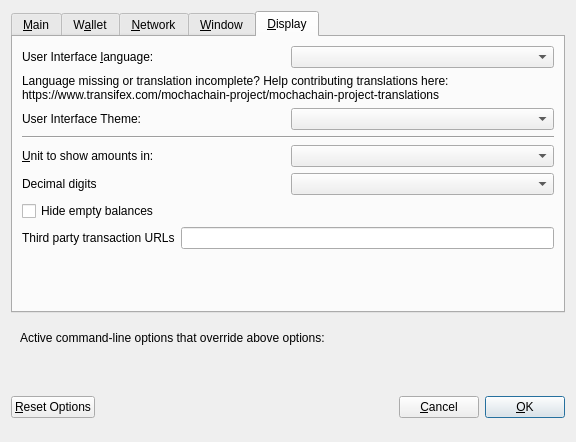
<?xml version="1.0" encoding="UTF-8"?>
<ui version="4.0">
 <class>OptionsDialog</class>
 <widget class="QDialog" name="OptionsDialog">
  <property name="geometry">
   <rect>
    <x>0</x>
    <y>0</y>
    <width>576</width>
    <height>442</height>
   </rect>
  </property>
  <property name="windowTitle">
   <string>Options</string>
  </property>
  <property name="modal">
   <bool>true</bool>
  </property>
  <layout class="QVBoxLayout" name="verticalLayout">
   <item>
    <widget class="QTabWidget" name="tabWidget">
     <property name="currentIndex">
      <number>4</number>
     </property>
     <widget class="QWidget" name="tabMain">
      <attribute name="title">
       <string>&amp;Main</string>
      </attribute>
      <layout class="QVBoxLayout" name="verticalLayout_Main">
       <item>
        <widget class="QCheckBox" name="bitcoinAtStartup">
         <property name="toolTip">
          <string>Automatically start MochaChain after logging in to the system.</string>
         </property>
         <property name="text">
          <string>&amp;Start MochaChain on system login</string>
         </property>
        </widget>
       </item>
       <item>
        <layout class="QHBoxLayout" name="horizontalLayout_2_Main">
         <item>
          <widget class="QLabel" name="databaseCacheLabel">
           <property name="text">
            <string>Size of &amp;database cache</string>
           </property>
           <property name="textFormat">
            <enum>Qt::PlainText</enum>
           </property>
           <property name="buddy">
            <cstring>databaseCache</cstring>
           </property>
          </widget>
         </item>
         <item>
          <widget class="QSpinBox" name="databaseCache"/>
         </item>
         <item>
          <widget class="QLabel" name="databaseCacheUnitLabel">
           <property name="text">
            <string>MB</string>
           </property>
           <property name="textFormat">
            <enum>Qt::PlainText</enum>
           </property>
          </widget>
         </item>
         <item>
          <spacer name="horizontalSpacer_2_Main">
           <property name="orientation">
            <enum>Qt::Horizontal</enum>
           </property>
           <property name="sizeHint" stdset="0">
            <size>
             <width>40</width>
             <height>20</height>
            </size>
           </property>
          </spacer>
         </item>
        </layout>
       </item>
       <item>
        <layout class="QHBoxLayout" name="horizontalLayout_3_Main">
         <item>
          <widget class="QLabel" name="threadsScriptVerifLabel">
           <property name="text">
            <string>Number of script &amp;verification threads</string>
           </property>
           <property name="textFormat">
            <enum>Qt::PlainText</enum>
           </property>
           <property name="buddy">
            <cstring>threadsScriptVerif</cstring>
           </property>
          </widget>
         </item>
         <item>
          <widget class="QSpinBox" name="threadsScriptVerif">
           <property name="toolTip">
            <string>(0 = auto, &lt;0 = leave that many cores free)</string>
           </property>
          </widget>
         </item>
         <item>
          <spacer name="horizontalSpacer_3_Main">
           <property name="orientation">
            <enum>Qt::Horizontal</enum>
           </property>
           <property name="sizeHint" stdset="0">
            <size>
             <width>40</width>
             <height>20</height>
            </size>
           </property>
          </spacer>
         </item>
        </layout>
       </item>
       <item>
        <spacer name="verticalSpacer_2">
         <property name="orientation">
          <enum>Qt::Vertical</enum>
         </property>
         <property name="sizeHint" stdset="0">
          <size>
           <width>20</width>
           <height>40</height>
          </size>
         </property>
        </spacer>
       </item>
       <item>
        <widget class="QCheckBox" name="checkBoxZeromintEnable">
         <property name="toolTip">
          <string>Enable automatic minting of MochaChain units to zMOCHA</string>
         </property>
         <property name="layoutDirection">
          <enum>Qt::LeftToRight</enum>
         </property>
         <property name="text">
          <string>Enable zMOCHA Automint</string>
         </property>
        </widget>
       </item>
       <item>
        <layout class="QHBoxLayout" name="horizontalLayout_3">
         <item>
          <widget class="QLabel" name="percentage_label">
           <property name="toolTip">
            <string>Percentage of incoming MOCHA which get automatically converted to zMOCHA via Zerocoin Protocol (min: 10%)</string>
           </property>
           <property name="text">
            <string>Percentage of autominted zMOCHA</string>
           </property>
          </widget>
         </item>
         <item>
          <widget class="QSpinBox" name="zeromintPercentage">
           <property name="minimum">
            <number>1</number>
           </property>
           <property name="maximum">
            <number>100</number>
           </property>
          </widget>
         </item>
        </layout>
       </item>
       <item>
        <layout class="QHBoxLayout" name="horizontalLayout" stretch="0,0">
         <property name="sizeConstraint">
          <enum>QLayout::SetFixedSize</enum>
         </property>
         <item>
          <widget class="QLabel" name="labelPreferredDenom">
           <property name="maximumSize">
            <size>
             <width>16777215</width>
             <height>16777215</height>
            </size>
           </property>
           <property name="toolTip">
            <string>Wait with automatic conversion to Zerocoin until enough MOCHA for this denomination is available</string>
           </property>
           <property name="text">
            <string>Preferred Automint zMOCHA Denomination</string>
           </property>
          </widget>
         </item>
         <item>
          <widget class="QComboBox" name="preferredDenom">
           <property name="maximumSize">
            <size>
             <width>16777215</width>
             <height>27</height>
            </size>
           </property>
           <property name="toolTip">
            <string>Wait with automatic conversion to Zerocoin until enough MOCHA for this denomination is available</string>
           </property>
           <property name="maxVisibleItems">
            <number>9</number>
           </property>
           <property name="maxCount">
            <number>9</number>
           </property>
          </widget>
         </item>
        </layout>
       </item>
      </layout>
     </widget>
     <widget class="QWidget" name="tabWallet">
      <attribute name="title">
       <string>W&amp;allet</string>
      </attribute>
      <layout class="QVBoxLayout" name="verticalLayout_Wallet">
       <item>
        <layout class="QHBoxLayout" name="horizontalLayout_2_Wallet">
         <item>
          <widget class="QLabel" name="labelStakeSplitThresholdText">
           <property name="text">
            <string>Stake split threshold:</string>
           </property>
          </widget>
         </item>
         <item>
          <widget class="QSpinBox" name="spinBoxStakeSplitThreshold">
           <property name="minimum">
            <number>1</number>
           </property>
           <property name="maximum">
            <number>999999</number>
           </property>
          </widget>
         </item>
        </layout>
       </item>
       <item>
        <widget class="QGroupBox" name="groupBox">
         <property name="title">
          <string>Expert</string>
         </property>
         <layout class="QVBoxLayout" name="verticalLayout_2">
          <item>
           <widget class="QCheckBox" name="coinControlFeatures">
            <property name="toolTip">
             <string>Whether to show coin control features or not.</string>
            </property>
            <property name="text">
             <string>Enable coin &amp;control features</string>
            </property>
           </widget>
          </item>
          <item>
           <widget class="QCheckBox" name="showMasternodesTab">
            <property name="toolTip">
             <string>Show additional tab listing all your masternodes in first sub-tab&lt;br/&gt;and all masternodes on the network in second sub-tab.</string>
            </property>
            <property name="text">
             <string>Show Masternodes Tab</string>
            </property>
           </widget>
          </item>
          <item>
           <widget class="QCheckBox" name="spendZeroConfChange">
            <property name="toolTip">
             <string>If you disable the spending of unconfirmed change, the change from a transaction&lt;br/&gt;cannot be used until that transaction has at least one confirmation.&lt;br/&gt;This also affects how your balance is computed.</string>
            </property>
            <property name="text">
             <string>&amp;Spend unconfirmed change</string>
            </property>
           </widget>
          </item>
         </layout>
        </widget>
       </item>
       <item>
        <spacer name="verticalSpacer_Wallet">
         <property name="orientation">
          <enum>Qt::Vertical</enum>
         </property>
         <property name="sizeHint" stdset="0">
          <size>
           <width>20</width>
           <height>40</height>
          </size>
         </property>
        </spacer>
       </item>
      </layout>
     </widget>
     <widget class="QWidget" name="tabNetwork">
      <attribute name="title">
       <string>&amp;Network</string>
      </attribute>
      <layout class="QVBoxLayout" name="verticalLayout_Network">
       <item>
        <widget class="QCheckBox" name="mapPortUpnp">
         <property name="toolTip">
          <string>Automatically open the MochaChain client port on the router. This only works when your router supports UPnP and it is enabled.</string>
         </property>
         <property name="text">
          <string>Map port using &amp;UPnP</string>
         </property>
        </widget>
       </item>
       <item>
        <widget class="QCheckBox" name="allowIncoming">
         <property name="toolTip">
          <string>Accept connections from outside</string>
         </property>
         <property name="text">
          <string>Allow incoming connections</string>
         </property>
        </widget>
       </item>
       <item>
        <widget class="QCheckBox" name="connectSocks">
         <property name="toolTip">
          <string>Connect to the MochaChain network through a SOCKS5 proxy.</string>
         </property>
         <property name="text">
          <string>&amp;Connect through SOCKS5 proxy (default proxy):</string>
         </property>
        </widget>
       </item>
       <item>
        <layout class="QHBoxLayout" name="horizontalLayout_1_Network">
         <item>
          <widget class="QLabel" name="proxyIpLabel">
           <property name="text">
            <string>Proxy &amp;IP:</string>
           </property>
           <property name="textFormat">
            <enum>Qt::PlainText</enum>
           </property>
           <property name="buddy">
            <cstring>proxyIp</cstring>
           </property>
          </widget>
         </item>
         <item>
          <widget class="QValidatedLineEdit" name="proxyIp">
           <property name="minimumSize">
            <size>
             <width>140</width>
             <height>0</height>
            </size>
           </property>
           <property name="maximumSize">
            <size>
             <width>140</width>
             <height>16777215</height>
            </size>
           </property>
           <property name="toolTip">
            <string>IP address of the proxy (e.g. IPv4: 127.0.0.1 / IPv6: ::1)</string>
           </property>
          </widget>
         </item>
         <item>
          <widget class="QLabel" name="proxyPortLabel">
           <property name="text">
            <string>&amp;Port:</string>
           </property>
           <property name="textFormat">
            <enum>Qt::PlainText</enum>
           </property>
           <property name="buddy">
            <cstring>proxyPort</cstring>
           </property>
          </widget>
         </item>
         <item>
          <widget class="QLineEdit" name="proxyPort">
           <property name="minimumSize">
            <size>
             <width>75</width>
             <height>0</height>
            </size>
           </property>
           <property name="maximumSize">
            <size>
             <width>55</width>
             <height>16777215</height>
            </size>
           </property>
           <property name="toolTip">
            <string>Port of the proxy (e.g. 9050)</string>
           </property>
          </widget>
         </item>
         <item>
          <spacer name="horizontalSpacer_1_Network">
           <property name="orientation">
            <enum>Qt::Horizontal</enum>
           </property>
           <property name="sizeHint" stdset="0">
            <size>
             <width>40</width>
             <height>20</height>
            </size>
           </property>
          </spacer>
         </item>
        </layout>
       </item>
       <item>
        <spacer name="verticalSpacer_Network">
         <property name="orientation">
          <enum>Qt::Vertical</enum>
         </property>
         <property name="sizeHint" stdset="0">
          <size>
           <width>20</width>
           <height>40</height>
          </size>
         </property>
        </spacer>
       </item>
      </layout>
     </widget>
     <widget class="QWidget" name="tabWindow">
      <attribute name="title">
       <string>&amp;Window</string>
      </attribute>
      <layout class="QVBoxLayout" name="verticalLayout_Window">
       <item>
        <widget class="QCheckBox" name="minimizeToTray">
         <property name="toolTip">
          <string>Show only a tray icon after minimizing the window.</string>
         </property>
         <property name="text">
          <string>&amp;Minimize to the tray instead of the taskbar</string>
         </property>
        </widget>
       </item>
       <item>
        <widget class="QCheckBox" name="minimizeOnClose">
         <property name="toolTip">
          <string>Minimize instead of exit the application when the window is closed. When this option is enabled, the application will be closed only after selecting Quit in the menu.</string>
         </property>
         <property name="text">
          <string>M&amp;inimize on close</string>
         </property>
        </widget>
       </item>
       <item>
        <spacer name="verticalSpacer_Window">
         <property name="orientation">
          <enum>Qt::Vertical</enum>
         </property>
         <property name="sizeHint" stdset="0">
          <size>
           <width>20</width>
           <height>40</height>
          </size>
         </property>
        </spacer>
       </item>
      </layout>
     </widget>
     <widget class="QWidget" name="tabDisplay">
      <attribute name="title">
       <string>&amp;Display</string>
      </attribute>
      <layout class="QVBoxLayout" name="verticalLayout_Display">
       <item>
        <layout class="QHBoxLayout" name="horizontalLayout_1_Display">
         <item>
          <widget class="QLabel" name="langLabel">
           <property name="text">
            <string>User Interface &amp;language:</string>
           </property>
           <property name="textFormat">
            <enum>Qt::PlainText</enum>
           </property>
           <property name="buddy">
            <cstring>lang</cstring>
           </property>
          </widget>
         </item>
         <item>
          <widget class="QValueComboBox" name="lang">
           <property name="toolTip">
            <string>The user interface language can be set here. This setting will take effect after restarting MochaChain.</string>
           </property>
          </widget>
         </item>
        </layout>
       </item>
       <item>
        <widget class="QLabel" name="label_3">
         <property name="toolTip">
          <string notr="true"/>
         </property>
         <property name="statusTip">
          <string notr="true"/>
         </property>
         <property name="whatsThis">
          <string notr="true"/>
         </property>
         <property name="accessibleName">
          <string notr="true"/>
         </property>
         <property name="text">
          <string>Language missing or translation incomplete? Help contributing translations here:
https://www.transifex.com/mochachain-project/mochachain-project-translations</string>
         </property>
         <property name="wordWrap">
          <bool>true</bool>
         </property>
         <property name="openExternalLinks">
          <bool>true</bool>
         </property>
         <property name="textInteractionFlags">
          <set>Qt::TextBrowserInteraction</set>
         </property>
        </widget>
       </item>
       <item>
        <layout class="QHBoxLayout" name="horizontalLayout_4_Display" stretch="0,0">
         <item>
          <widget class="QLabel" name="themeLabel">
           <property name="text">
            <string>User Interface Theme:</string>
           </property>
          </widget>
         </item>
         <item>
          <widget class="QValueComboBox" name="theme"/>
         </item>
        </layout>
       </item>
       <item>
        <widget class="Line" name="line">
         <property name="orientation">
          <enum>Qt::Horizontal</enum>
         </property>
        </widget>
       </item>
       <item>
        <layout class="QHBoxLayout" name="horizontalLayout_2_Display">
         <item>
          <widget class="QLabel" name="unitLabel">
           <property name="text">
            <string>&amp;Unit to show amounts in:</string>
           </property>
           <property name="textFormat">
            <enum>Qt::PlainText</enum>
           </property>
           <property name="buddy">
            <cstring>unit</cstring>
           </property>
          </widget>
         </item>
         <item>
          <widget class="QValueComboBox" name="unit">
           <property name="toolTip">
            <string>Choose the default subdivision unit to show in the interface and when sending coins.</string>
           </property>
          </widget>
         </item>
        </layout>
       </item>
       <item>
        <layout class="QHBoxLayout" name="horizontalLayout_5_Display">
         <item>
          <widget class="QLabel" name="digitsLabel">
           <property name="text">
            <string>Decimal digits</string>
           </property>
          </widget>
         </item>
         <item>
          <widget class="QValueComboBox" name="digits"/>
         </item>
        </layout>
       </item>
       <item>
        <widget class="QCheckBox" name="checkBoxHideZeroBalances">
         <property name="toolTip">
          <string>Hide empty balances</string>
         </property>
         <property name="layoutDirection">
          <enum>Qt::LeftToRight</enum>
         </property>
         <property name="text">
          <string>Hide empty balances</string>
         </property>
        </widget>
       </item>
       <item>
        <layout class="QHBoxLayout" name="horizontalLayout_3_Display">
         <item>
          <widget class="QLabel" name="thirdPartyTxUrlsLabel">
           <property name="toolTip">
            <string>Third party URLs (e.g. a block explorer) that appear in the transactions tab as context menu items. %s in the URL is replaced by transaction hash. Multiple URLs are separated by vertical bar |.</string>
           </property>
           <property name="text">
            <string>Third party transaction URLs</string>
           </property>
           <property name="buddy">
            <cstring>thirdPartyTxUrls</cstring>
           </property>
          </widget>
         </item>
         <item>
          <widget class="QLineEdit" name="thirdPartyTxUrls">
           <property name="toolTip">
            <string>Third party URLs (e.g. a block explorer) that appear in the transactions tab as context menu items. %s in the URL is replaced by transaction hash. Multiple URLs are separated by vertical bar |.</string>
           </property>
          </widget>
         </item>
        </layout>
       </item>
       <item>
        <spacer name="verticalSpacer">
         <property name="orientation">
          <enum>Qt::Vertical</enum>
         </property>
         <property name="sizeHint" stdset="0">
          <size>
           <width>20</width>
           <height>40</height>
          </size>
         </property>
        </spacer>
       </item>
      </layout>
     </widget>
    </widget>
   </item>
   <item>
    <widget class="QFrame" name="frame">
     <layout class="QVBoxLayout" name="verticalLayout_Bottom">
      <item>
       <layout class="QHBoxLayout" name="horizontalLayout_Bottom">
        <item>
         <widget class="QLabel" name="overriddenByCommandLineInfoLabel">
          <property name="text">
           <string>Active command-line options that override above options:</string>
          </property>
          <property name="textFormat">
           <enum>Qt::PlainText</enum>
          </property>
         </widget>
        </item>
        <item>
         <spacer name="horizontalSpacer_Bottom">
          <property name="orientation">
           <enum>Qt::Horizontal</enum>
          </property>
          <property name="sizeHint" stdset="0">
           <size>
            <width>40</width>
            <height>20</height>
           </size>
          </property>
         </spacer>
        </item>
       </layout>
      </item>
      <item>
       <widget class="QLabel" name="overriddenByCommandLineLabel">
        <property name="text">
         <string/>
        </property>
        <property name="textFormat">
         <enum>Qt::PlainText</enum>
        </property>
        <property name="wordWrap">
         <bool>true</bool>
        </property>
       </widget>
      </item>
     </layout>
    </widget>
   </item>
   <item>
    <layout class="QHBoxLayout" name="horizontalLayout_Buttons">
     <item>
      <widget class="QPushButton" name="resetButton">
       <property name="toolTip">
        <string>Reset all client options to default.</string>
       </property>
       <property name="text">
        <string>&amp;Reset Options</string>
       </property>
       <property name="autoDefault">
        <bool>false</bool>
       </property>
      </widget>
     </item>
     <item>
      <spacer name="horizontalSpacer_1">
       <property name="orientation">
        <enum>Qt::Horizontal</enum>
       </property>
       <property name="sizeHint" stdset="0">
        <size>
         <width>40</width>
         <height>48</height>
        </size>
       </property>
      </spacer>
     </item>
     <item>
      <widget class="QLabel" name="statusLabel">
       <property name="minimumSize">
        <size>
         <width>200</width>
         <height>0</height>
        </size>
       </property>
       <property name="font">
        <font>
         <weight>75</weight>
         <bold>true</bold>
        </font>
       </property>
       <property name="text">
        <string/>
       </property>
       <property name="textFormat">
        <enum>Qt::PlainText</enum>
       </property>
       <property name="wordWrap">
        <bool>true</bool>
       </property>
      </widget>
     </item>
     <item>
      <spacer name="horizontalSpacer_2">
       <property name="orientation">
        <enum>Qt::Horizontal</enum>
       </property>
       <property name="sizeHint" stdset="0">
        <size>
         <width>40</width>
         <height>48</height>
        </size>
       </property>
      </spacer>
     </item>
     <item>
      <widget class="QPushButton" name="cancelButton">
       <property name="text">
        <string>&amp;Cancel</string>
       </property>
       <property name="autoDefault">
        <bool>false</bool>
       </property>
      </widget>
     </item>
     <item>
      <widget class="QPushButton" name="okButton">
       <property name="text">
        <string>&amp;OK</string>
       </property>
       <property name="autoDefault">
        <bool>false</bool>
       </property>
       <property name="default">
        <bool>true</bool>
       </property>
      </widget>
     </item>
    </layout>
   </item>
  </layout>
 </widget>
 <customwidgets>
  <customwidget>
   <class>QValidatedLineEdit</class>
   <extends>QLineEdit</extends>
   <header>qvalidatedlineedit.h</header>
  </customwidget>
  <customwidget>
   <class>QValueComboBox</class>
   <extends>QComboBox</extends>
   <header>qvaluecombobox.h</header>
  </customwidget>
 </customwidgets>
 <resources/>
 <connections/>
</ui>
